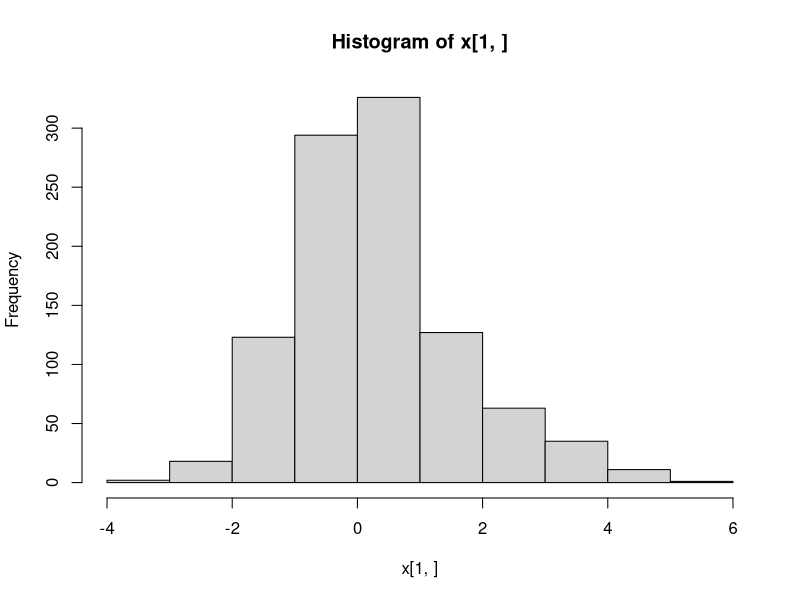
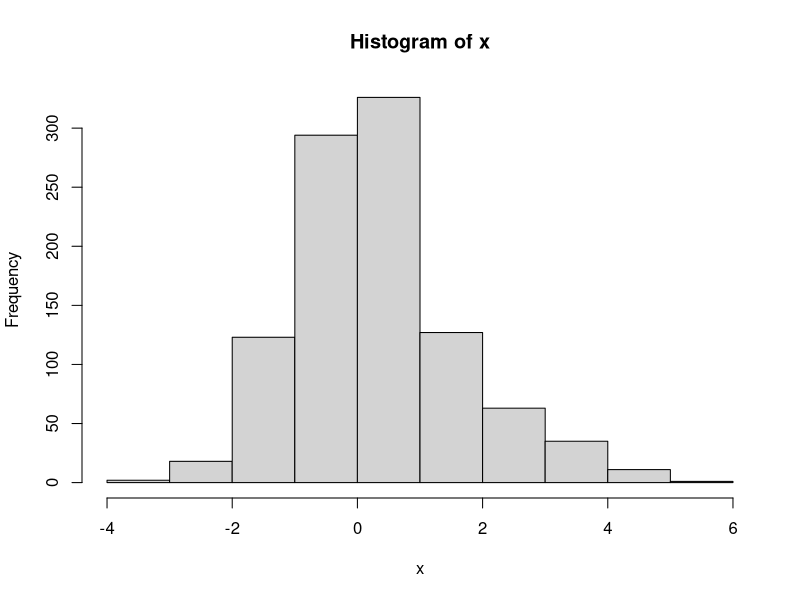

Recreate these plots in R, in order.
rm(list = ls())

# exercise --------------------- 7.10 ------------------------
# simulate data from the mixture of two normals with he ratio of probability 1/4 to 3/4 and the corresponding means of 0 and 2.5
x<-cbind(t(rnorm(9*100)), 2.7 + t(rnorm(1*100)) )
hist(x[1,])
n<-length(x)
# reorder the sample
x<-x[sample(1:n, replace = F)]
hist(x)

# number of components in the mixture
k<-2
v<-1
sigma2<-1
# number of simulations of the MCMC
nSim <- 2000
# matrix to keep the sampled mus
mus <- matrix(0, nSim, k)
p <- 0.7
Z <- matrix(0, nSim, n)
nj <- matrix(0,nSim,k)

probZ1<-matrix(0, nSim, n)
probZ2<-matrix(0, nSim, n)
probBinom<-matrix(0, nSim, n)
# to start the sampler draw the Zs with the probability 1-p, then the succes is getting in the second mixture component
Z[1,] <- rbinom(n, 1, 1-p) 

for (i in 2:nSim){
  for (j in 1:k){
    # number of observations in the jth mixtrue component
    nj[i,j] = sum(Z[i-1,]==j-1)
    mus[i,j]<-rnorm(1, m = v^2 * sum(x[Z[i-1,]==j-1]) / (nj[i,j] * v^2 + 1), sd = sigma2 * v^2 / (nj[i,j] * v^2 + 1)) 
  }  
  
  # condition to avoid the labeling problem
  mus[i,] <-sort(mus[i,], decreasing = FALSE)
  
  for (t in 1:n){
    probZ1[i,t] <- p * exp( -(x[t]-mus[i,1])^2 / 2*sigma2 )
    probZ2[i,t] <- (1-p) * exp( -(x[t]-mus[i,2])^2 / 2*sigma2 )
    
    # we assume the probability of success to be assigned to group 2
    probBinom[i,t] <- probZ2[i,t] / (probZ1[i,t] + probZ2[i,t]) 
  
    Z[i,t] <- rbinom(1, 1, probBinom[i,t]) 
  }
  
print(i)  
}


